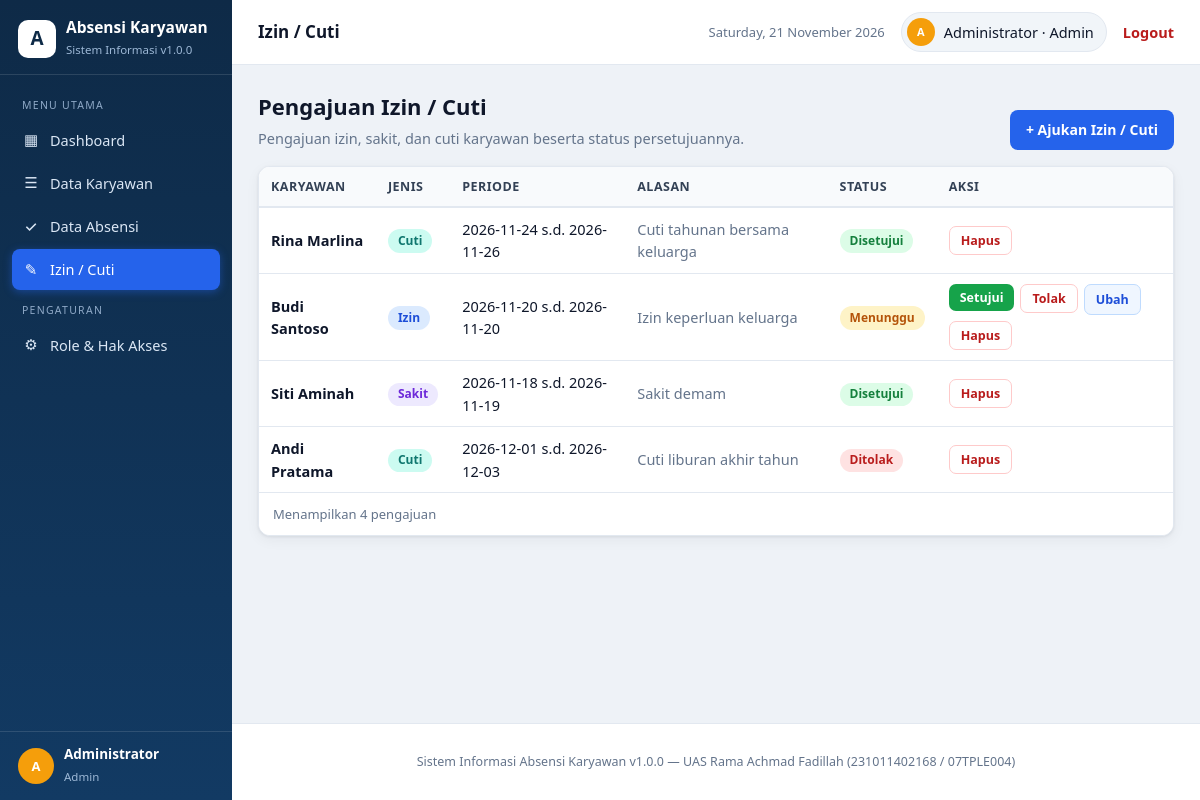
Screenshot of /modules/leave_requests/index.php (signed in) with the database file from the repository.
### tables this page shows
CREATE TABLE `users` (
  `id` INT UNSIGNED NOT NULL AUTO_INCREMENT,
  `name` VARCHAR(100) NOT NULL,
  `email` VARCHAR(100) NOT NULL,
  `password` VARCHAR(255) NOT NULL,
  `role_id` INT UNSIGNED NOT NULL,
  `employee_id` INT UNSIGNED NULL,
  `is_active` TINYINT(1) NOT NULL DEFAULT 1,
  `created_at` TIMESTAMP NOT NULL DEFAULT CURRENT_TIMESTAMP,
  `updated_at` TIMESTAMP NOT NULL DEFAULT CURRENT_TIMESTAMP ON UPDATE CURRENT_TIMESTAMP,
  PRIMARY KEY (`id`),
  UNIQUE KEY `uk_users_email` (`email`),
  KEY `idx_users_role` (`role_id`),
  KEY `idx_users_employee` (`employee_id`),
  CONSTRAINT `fk_users_role` FOREIGN KEY (`role_id`) REFERENCES `roles` (`id`) ON UPDATE CASCADE ON DELETE RESTRICT,
  CONSTRAINT `fk_users_employee` FOREIGN KEY (`employee_id`) REFERENCES `employees` (`id`) ON UPDATE CASCADE ON DELETE SET NULL
);

CREATE TABLE `roles` (
  `id` INT UNSIGNED NOT NULL AUTO_INCREMENT,
  `name` VARCHAR(50) NOT NULL,
  `description` VARCHAR(255) NULL,
  `created_at` TIMESTAMP NOT NULL DEFAULT CURRENT_TIMESTAMP,
  PRIMARY KEY (`id`),
  UNIQUE KEY `uk_roles_name` (`name`)
);

CREATE TABLE `leave_requests` (
  `id` INT UNSIGNED NOT NULL AUTO_INCREMENT,
  `employee_id` INT UNSIGNED NOT NULL,
  `type` ENUM('Izin','Cuti','Sakit') NOT NULL,
  `start_date` DATE NOT NULL,
  `end_date` DATE NOT NULL,
  `reason` TEXT NOT NULL,
  `status` ENUM('Menunggu','Disetujui','Ditolak') NOT NULL DEFAULT 'Menunggu',
  `approved_by` INT UNSIGNED NULL,
  `approved_at` DATETIME NULL,
  `created_at` TIMESTAMP NOT NULL DEFAULT CURRENT_TIMESTAMP,
  `updated_at` TIMESTAMP NOT NULL DEFAULT CURRENT_TIMESTAMP ON UPDATE CURRENT_TIMESTAMP,
  PRIMARY KEY (`id`),
  KEY `idx_leave_employee` (`employee_id`),
  KEY `idx_leave_status` (`status`),
  KEY `idx_leave_start` (`start_date`),
  CONSTRAINT `fk_leave_employee` FOREIGN KEY (`employee_id`) REFERENCES `employees` (`id`) ON UPDATE CASCADE ON DELETE CASCADE,
  CONSTRAINT `fk_leave_approver` FOREIGN KEY (`approved_by`) REFERENCES `users` (`id`) ON UPDATE CASCADE ON DELETE SET NULL
);

CREATE TABLE `employees` (
  `id` INT UNSIGNED NOT NULL AUTO_INCREMENT,
  `nip` VARCHAR(20) NOT NULL,
  `name` VARCHAR(100) NOT NULL,
  `email` VARCHAR(100) NOT NULL,
  `phone` VARCHAR(20) NULL,
  `position` VARCHAR(100) NOT NULL,
  `department` VARCHAR(100) NOT NULL,
  `join_date` DATE NOT NULL,
  `status` ENUM('Aktif','Nonaktif','Cuti') NOT NULL DEFAULT 'Aktif',
  `created_at` TIMESTAMP NOT NULL DEFAULT CURRENT_TIMESTAMP,
  `updated_at` TIMESTAMP NOT NULL DEFAULT CURRENT_TIMESTAMP ON UPDATE CURRENT_TIMESTAMP,
  PRIMARY KEY (`id`),
  UNIQUE KEY `uk_employees_nip` (`nip`),
  UNIQUE KEY `uk_employees_email` (`email`),
  KEY `idx_employees_department` (`department`),
  KEY `idx_employees_status` (`status`)
);

### config/database.php (called while the page is built, shortened)
<?php
function getPDO()
{
    static $pdo = null;
    if ($pdo === null) {
        $dsn = 'mysql:host=' . DB_HOST . ';dbname=' . DB_NAME . ';charset=' . DB_CHARSET;
        $options = [
            PDO::ATTR_ERRMODE            => PDO::ERRMODE_EXCEPTION,
            PDO::ATTR_DEFAULT_FETCH_MODE => PDO::FETCH_ASSOC,
            PDO::ATTR_EMULATE_PREPARES   => false,
        ];
        $pdo = new PDO($dsn, DB_USER, DB_PASS, $options);
    }
    return $pdo;
}

### includes/auth.php (called while the page is built, shortened)
<?php
require_once __DIR__ . '/../config/database.php';
function currentUser()
{
    $stmt = getPDO()->prepare(
        'SELECT u.*, r.name AS role_name FROM users u ' .
        'JOIN roles r ON r.id = u.role_id WHERE u.id = ? LIMIT 1'
    );
    $stmt->execute([$_SESSION['user_id']]);
    $user = $stmt->fetch();
    return $user ?: null;
}
function hasPermission($permissionName)
{
    $user = currentUser();
    $stmt = getPDO()->prepare(
        'SELECT COUNT(*) FROM role_permissions rp ' .
        'JOIN permissions p ON p.id = rp.permission_id ' .
        'WHERE rp.role_id = ? AND p.name = ?'
    );
    $stmt->execute([$user['role_id'], $permissionName]);
    return (int) $stmt->fetchColumn() > 0;
}

### includes/helpers.php (called while the page is built, shortened)
<?php
function e($value)
{
    return htmlspecialchars((string) $value, ENT_QUOTES, 'UTF-8');
}

### modules/leave_requests/index.php (the view, shortened to what this page needs)
<?php
require_once __DIR__ . '/../../includes/auth.php';
$pdo = getPDO();
$user = currentUser();
if (isRole('Karyawan') && $user['employee_id']) {
    $stmt = $pdo->prepare(
        'SELECT lr.*, e.name FROM leave_requests lr JOIN employees e ON e.id = lr.employee_id ' .
        'WHERE lr.employee_id = ? ORDER BY lr.created_at DESC'
    );
    $stmt->execute([$user['employee_id']]);
} else {
    $stmt = $pdo->query(
        'SELECT lr.*, e.name FROM leave_requests lr JOIN employees e ON e.id = lr.employee_id ' .
        'ORDER BY lr.created_at DESC'
    );
}
$rows = $stmt->fetchAll();
$pageTitle = 'Izin / Cuti';
require __DIR__ . '/../../includes/header.php';
?>
<div class="page-head">
  <div><h1>Pengajuan Izin / Cuti</h1><p>Pengajuan izin, sakit, dan cuti karyawan beserta status persetujuannya.</p></div>
  <?php if (hasPermission('leave_requests.create')): ?><a class="btn" href="create.php">+ Ajukan Izin / Cuti</a><?php endif; ?>
</div>
<div class="table-wrap">
<table>
<tr><th>Karyawan</th><th>Jenis</th><th>Periode</th><th>Alasan</th><th>Status</th><th>Aksi</th></tr>
<?php foreach ($rows as $r): ?>
<?php $badgeStatus = ['Menunggu' => 'badge-amber', 'Disetujui' => 'badge-green', 'Ditolak' => 'badge-red'][$r['status']] ?? 'badge-grey'; ?>
<?php $badgeJenis = ['Cuti' => 'badge-teal', 'Izin' => 'badge-blue', 'Sakit' => 'badge-violet'][$r['type']] ?? 'badge-grey'; ?>
<tr>
  <td><strong><?php echo e($r['name']); ?></strong></td>
  <td><span class="badge <?php echo $badgeJenis; ?>"><?php echo e($r['type']); ?></span></td>
  <td><?php echo e($r['start_date']); ?> s.d. <?php echo e($r['end_date']); ?></td>
  <td class="muted"><?php echo e($r['reason']); ?></td>
  <td><span class="badge <?php echo $badgeStatus; ?>"><?php echo e($r['status']); ?></span></td>
  <td><span class="actions">
    <?php if (hasPermission('leave_requests.approve') && $r['status'] === 'Menunggu'): ?>
    <form method="post" action="approve.php">
      <button type="submit" class="btn btn-sm btn-green">Setujui</button>
    </form>
    <form method="post" action="approve.php">
      <button type="submit" class="btn btn-sm btn-red">Tolak</button>
    </form>
    <?php endif; ?>
    <?php if (hasPermission('leave_requests.edit') && $r['status'] === 'Menunggu'): ?><a class="btn btn-sm btn-edit" href="edit.php?id=<?php echo (int) $r['id']; ?>">Ubah</a><?php endif; ?>
    <?php if (hasPermission('leave_requests.delete')): ?>
    <form method="post" action="delete.php" onsubmit="return confirm('Hapus pengajuan ini?')">
      <button type="submit" class="btn btn-sm btn-red">Hapus</button>
    </form>
    <?php endif; ?>
  </span></td>
</tr>
<?php endforeach; ?>
</table>
<div class="table-foot">Menampilkan <?php echo count($rows); ?> pengajuan</div>
</div>
<?php require __DIR__ . '/../../includes/footer.php'; ?>

### includes/header.php (shortened to what this page needs)
<?php
require_once __DIR__ . '/helpers.php';
require_once __DIR__ . '/auth.php';
$user = currentUser();
$initials = '';
foreach (preg_split('/\s+/', trim($user['name'])) as $part) {
    if ($part !== '') { $initials .= strtoupper($part[0]); }
}
$active = $pageTitle ?? '';
function menuLink($href, $label, $icon, $title, $active) {
    $cls = ($title === $active) ? ' class="active"' : '';
    echo '<a href="' . $href . '"' . $cls . '><span class="ico">' . $icon . '</span>' . $label . '</a>';
}
?>
<!DOCTYPE html>
<html lang="id">
<head>
<link rel="stylesheet" href="/assets/style.css">
</head>
<body>
<div class="layout">
<aside class="sidebar">
  <div class="brand">
    <span class="logo">A</span>
    <span><strong>Absensi Karyawan</strong><small>Sistem Informasi v<?php echo APP_VERSION; ?></small></span>
  </div>
  <nav class="menu">
    <span class="menu-label">Menu Utama</span>
    <?php if (hasPermission('dashboard.view')) { menuLink('/dashboard.php', 'Dashboard', '▦', 'Dashboard', $active); } ?>
    <?php if (hasPermission('employees.view')) { menuLink('/modules/employees/index.php', 'Data Karyawan', '☰', 'Data Karyawan', $active); } ?>
    <?php if (hasPermission('attendances.view')) { menuLink('/modules/attendances/index.php', 'Data Absensi', '✓', 'Data Absensi', $active); } ?>
    <?php if (hasPermission('leave_requests.view')) { menuLink('/modules/leave_requests/index.php', 'Izin / Cuti', '✎', 'Izin / Cuti', $active); } ?>
    <?php if (hasPermission('rbac.view')): ?>
    <span class="menu-label">Pengaturan</span>
    <?php endif; ?>
  </nav>
  <div class="side-user">
    <span class="avatar"><?php echo e($initials); ?></span>
    <span><strong><?php echo e($user['name']); ?></strong><small><?php echo e($user['role_name']); ?></small></span>
  </div>
</aside>
<div class="main">
<header class="topbar">
  <span class="page-title"><?php echo e($pageTitle ?? 'Dashboard'); ?></span>
  <span class="date"><?php echo e(date('l, d F Y')); ?></span>
  <span class="user-chip"><span class="avatar"><?php echo e($initials); ?></span><?php echo e($user['name']); ?> · <?php echo e($user['role_name']); ?></span>
  <a class="logout" href="/logout.php">Logout</a>
</header>
<main class="container">

### rows the page displays
users: name "Administrator", role.name "Admin"
leave_requests: employee.name "Rina Marlina", type "Cuti", start_date "2026-11-24", end_date "2026-11-26", reason "Cuti tahunan bersama keluarga", status "Disetujui"
leave_requests: employee.name "Budi Santoso", type "Izin", start_date "2026-11-20", end_date "2026-11-20", reason "Izin keperluan keluarga", status "Menunggu"
leave_requests: employee.name "Siti Aminah", type "Sakit", start_date "2026-11-18", end_date "2026-11-19", reason "Sakit demam", status "Disetujui"
leave_requests: employee.name "Andi Pratama", type "Cuti", start_date "2026-12-01", end_date "2026-12-03", reason "Cuti liburan akhir tahun", status "Ditolak"

### other values shown
APP_VERSION "1.0.0"
$icon "▦ ☰ ✓ ✎ ⚙"
$label "Dashboard Data Karyawan Data Absensi Izin / Cuti Role & Hak Akses"
$initials "A"
$pageTitle "Izin / Cuti"
count($rows) "4"
APP_NAME "Sistem Informasi Absensi Karyawan"
